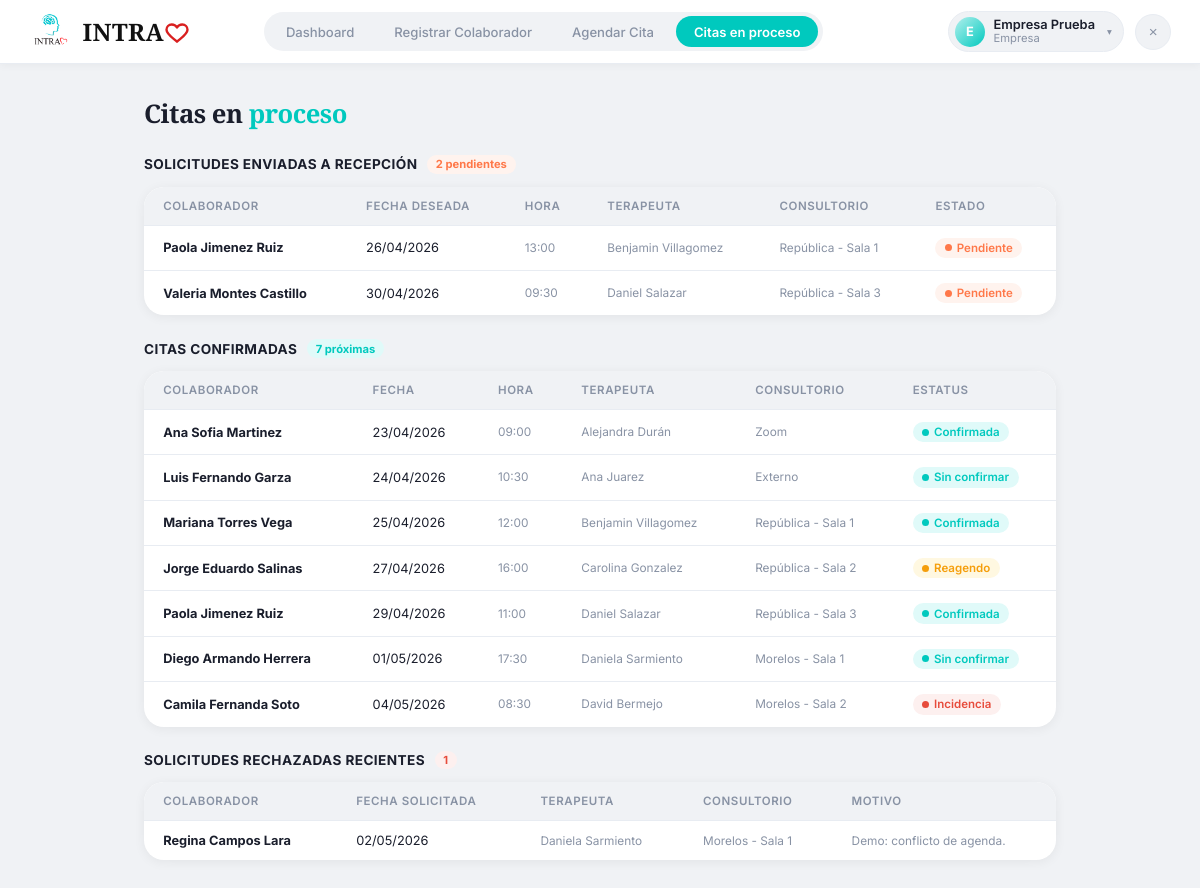
Page /empresa/citas-en-proceso/ (signed in) on the earlier database version.
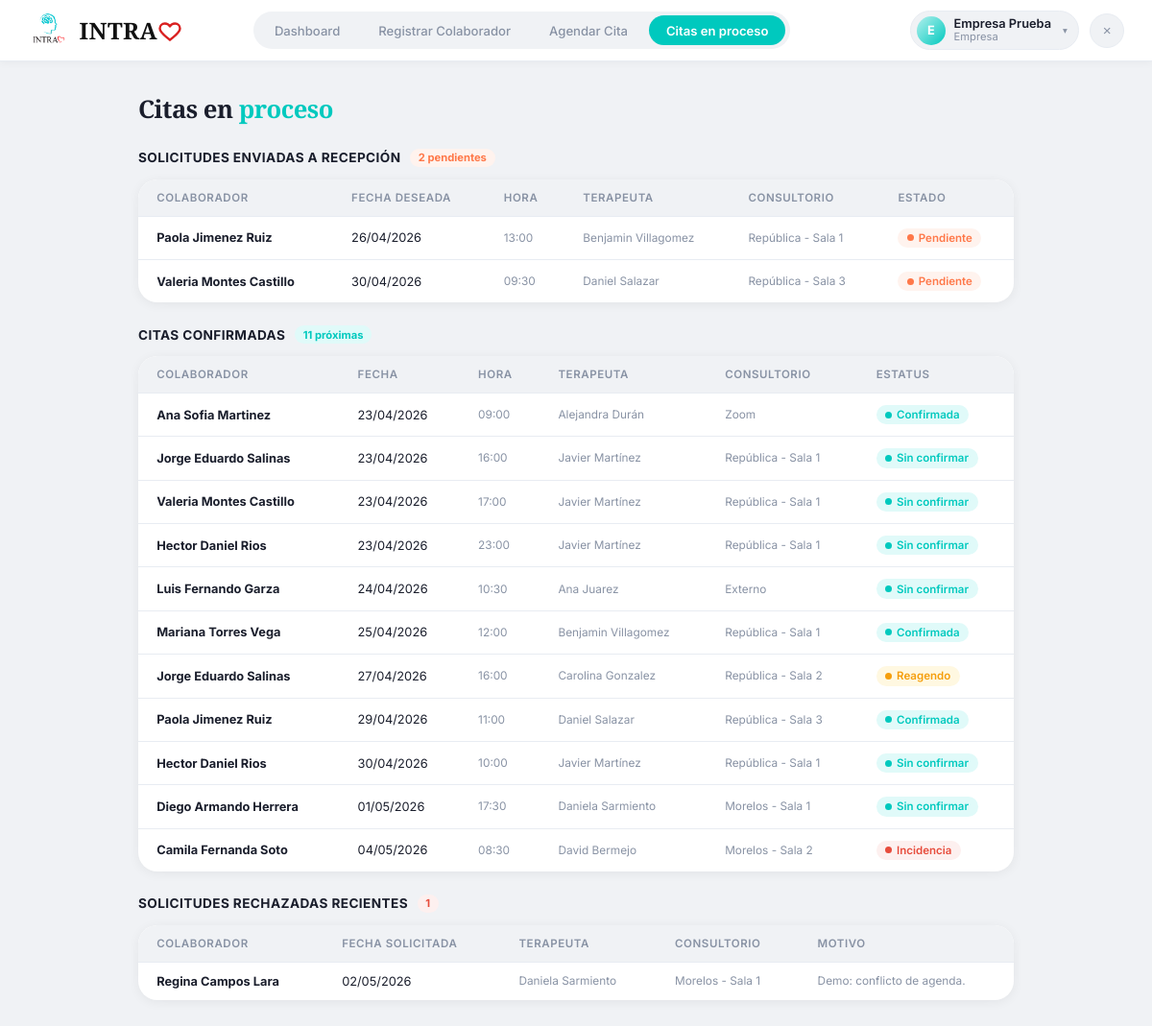
Same page on the later database version.
### clinica/models.py (models this page shows, shortened)
class Empresa(models.Model):
    usuario = models.OneToOneField(
        User, on_delete=models.SET_NULL, null=True, blank=True,
        related_name='perfil_empresa'
    )
    nombre = models.CharField(max_length=200)
    activo = models.BooleanField(default=True)
    division = models.ForeignKey(
        'Division', on_delete=models.SET_NULL, null=True, blank=True,
        related_name='empresas'
    )
    class Meta:
        verbose_name = "Empresa"
        verbose_name_plural = "Empresas"

class SolicitudCita(models.Model):
    ESTADOS = [
        ('pendiente', 'Pendiente'),
        ('aceptada', 'Aceptada'),
        ('rechazada', 'Rechazada'),
    ]
    paciente_nombre = models.CharField(max_length=150)
    telefono = models.CharField(max_length=20)
    fecha_deseada = models.DateField()
    hora_deseada = models.TimeField(null=True, blank=True)
    terapeuta = models.ForeignKey('Terapeuta', on_delete=models.SET_NULL, null=True, blank=True)
    consultorio = models.ForeignKey('Consultorio', on_delete=models.SET_NULL, null=True, blank=True)
    notas_paciente = models.TextField(blank=True, null=True, help_text="Mensaje original del paciente")
    paciente  = models.ForeignKey('Paciente', on_delete=models.SET_NULL, null=True, blank=True, related_name='solicitudes')
    empresa   = models.ForeignKey('Empresa', on_delete=models.SET_NULL, null=True, blank=True, related_name='solicitudes')
    division  = models.ForeignKey('Division', on_delete=models.SET_NULL, null=True, blank=True)
    servicio  = models.ForeignKey('Servicio', on_delete=models.SET_NULL, null=True, blank=True)
    estado = models.CharField(max_length=20, choices=ESTADOS, default='pendiente')
    motivo_rechazo = models.TextField(blank=True, null=True, help_text="Razón enviada al paciente si se rechaza")
    fecha_creacion = models.DateTimeField(auto_now_add=True)

class Terapeuta(models.Model):
    usuario = models.OneToOneField(User, on_delete=models.SET_NULL, null=True, blank=True, related_name='perfil_terapeuta')
    nombre = models.CharField(max_length=100)
    activo = models.BooleanField(default=True)

class Consultorio(models.Model):
    SEDE_CHOICES = [
        ('republica',      'República'),
        ('morelos',        'Morelos'),
        ('colinas',        'Colinas'),
        ('trabajo_social', 'Trabajo Social'),
        ('zoom',           'Zoom / Online'),
        ('externo',        'Externo'),
    ]
    nombre = models.CharField(max_length=100)
    sede   = models.CharField(max_length=20, choices=SEDE_CHOICES, null=True, blank=True)

class Cita(models.Model):
    ESTATUS_CONFIRMADA = 'confirmada'
    ESTATUS_SIN_CONFIRMAR = 'sin_confirmar'
    ESTATUS_REAGENDO = 'reagendo'
    ESTATUS_CANCELO = 'cancelo'
    ESTATUS_SI_ASISTIO = 'si_asistio'
    ESTATUS_NO_ASISTIO = 'no_asistio'
    ESTATUS_INCIDENCIA = 'incidencia'
    ESTATUS_CHOICES = [
        (ESTATUS_CONFIRMADA, 'Confirmada'),
        (ESTATUS_SIN_CONFIRMAR, 'Sin confirmar'),
        (ESTATUS_REAGENDO, 'Reagendo'),
        (ESTATUS_CANCELO, 'Cancelo'),
        (ESTATUS_SI_ASISTIO, 'Si asistio'),
        (ESTATUS_NO_ASISTIO, 'No asistio'),
        (ESTATUS_INCIDENCIA, 'Incidencia'),
    ]
    ESTATUS_ACTIVOS = (
        ESTATUS_CONFIRMADA,
        ESTATUS_SIN_CONFIRMAR,
        ESTATUS_REAGENDO,
        ESTATUS_INCIDENCIA,
    )
    TIPO_NUEVO = 'N'
    TIPO_REFERIDO = 'R'
    TIPO_SEGUIMIENTO = 'S'
    TIPO_PACIENTE_CHOICES = [
        (TIPO_NUEVO, 'Nuevo'),
        (TIPO_REFERIDO, 'Referido'),
        (TIPO_SEGUIMIENTO, 'Seguimiento'),
    ]
    PAGO_CHOICES = [
        ('Terminal', 'Terminal'),
        ('Transferencia', 'Transferencia'),
        ('Efectivo', 'Efectivo'),
        ('Pase', 'Pase'),
    ]
    paciente = models.ForeignKey(Paciente, on_delete=models.CASCADE, related_name='citas')
    pacientes_adicionales = models.ManyToManyField(
        Paciente,
        blank=True,
        related_name='citas_como_adicional',
    )
    expediente_grupal = models.ForeignKey(
        'ExpedienteGrupal',
        on_delete=models.SET_NULL,
        null=True,
        blank=True,
        related_name='citas',
    )
    fecha = models.DateField()
    hora = models.TimeField()
    tipo_paciente = models.CharField(
        max_length=1,
        choices=TIPO_PACIENTE_CHOICES,
        default=TIPO_SEGUIMIENTO,
    )
    division = models.ForeignKey(Division, on_delete=models.SET_NULL, null=True)
    consultorio = models.ForeignKey(Consultorio, on_delete=models.SET_NULL, null=True)
    servicio = models.ForeignKey(Servicio, on_delete=models.SET_NULL, null=True)
    terapeuta = models.ForeignKey(Terapeuta, on_delete=models.SET_NULL, null=True)
    costo = models.DecimalField(max_digits=10, decimal_places=2, null=True, blank=True)
    metodo_pago = models.CharField(
        max_length=50,
        choices=PAGO_CHOICES,
        null=True,
        blank=True,
    )
    estatus = models.CharField(
        max_length=20,
        choices=ESTATUS_CHOICES,
        default=ESTATUS_SIN_CONFIRMAR,
    )
    folio_fiscal = models.CharField(max_length=100, blank=True, null=True)
    notas = models.TextField(blank=True, null=True)
    tiene_descuento = models.BooleanField(
        null=True, blank=True,
        help_text="Indica si el paciente tiene descuento / estudio socioeconómico activo al momento de la cita."
    )
    class Meta:
        verbose_name = "Cita"
        verbose_name_plural = "Citas"
        ordering = ['-fecha', '-hora']

class Paciente(models.Model):
    TIPO_CONTACTO_CHOICES = [
        ('propio', 'Propio'),
        ('madre', 'Madre'),
        ('padre', 'Padre'),
        ('pareja', 'Pareja'),
        ('otro', 'Otro'),
    ]
    SEXO_CHOICES = [
        ('Femenino', 'Femenino'),
        ('Masculino', 'Masculino'),
    ]
    usuario = models.OneToOneField(User, on_delete=models.SET_NULL, null=True, blank=True, related_name='perfil_paciente')
    nombre = models.CharField(max_length=200, verbose_name="Nombre Completo")
    fecha_nacimiento = models.DateField(verbose_name="Fecha de Nacimiento")
    nombre_normalizado = models.CharField(max_length=200, blank=True, editable=False)
    sexo = models.CharField(
        max_length=20,
        choices=SEXO_CHOICES,
        default='Femenino',
        verbose_name="Sexo"
    )
    telefono = models.CharField(max_length=20, verbose_name="Teléfono (WhatsApp)")
    identidad_contacto = models.CharField(max_length=20, choices=TIPO_CONTACTO_CHOICES, default='propio')
    servicio_inicial = models.ForeignKey('Servicio', on_delete=models.SET_NULL, null=True, verbose_name="Servicio Inicial")
    consentimiento_firmado = models.FileField(upload_to='documentos/', blank=True, null=True)
    estudio_socioeconomico = models.FileField(upload_to='documentos/', blank=True, null=True)
    apertura_expediente = models.FileField(upload_to='documentos/', blank=True, null=True)
    resumen_clinico = models.TextField(blank=True, null=True)
    empresa = models.ForeignKey(
        'Empresa', on_delete=models.SET_NULL, null=True, blank=True,
        related_name='pacientes'
    )
    pacientes_relacionados = models.ManyToManyField('self', blank=True, symmetrical=True)
    enlace_resultados = models.URLField(blank=True, null=True)
    fecha_registro = models.DateTimeField(auto_now_add=True)
    class Meta:
        verbose_name = "Paciente"
        verbose_name_plural = "Pacientes"

### clinica/views.py (the view)
# urls.py: path('empresa/citas-en-proceso/', clinica_views.citas_en_proceso_empresa, name='citas_en_proceso_empresa'),
@login_required
def citas_en_proceso_empresa(request):
    if not hasattr(request.user, 'perfil_empresa'):
        return redirect('home')
    mi_empresa = request.user.perfil_empresa
    hoy = date.today()
    solicitudes_pendientes = SolicitudCita.objects.filter(
        empresa=mi_empresa,
        estado='pendiente',
    ).select_related('paciente', 'terapeuta', 'consultorio').order_by('fecha_deseada', 'hora_deseada')
    solicitudes_rechazadas = SolicitudCita.objects.filter(
        empresa=mi_empresa,
        estado='rechazada',
    ).select_related('paciente', 'terapeuta').order_by('-fecha_creacion')[:10]
    citas_proximas = Cita.objects.filter(
        paciente__empresa=mi_empresa,
        fecha__gte=hoy,
        estatus__in=Cita.ESTATUS_ACTIVOS,
    ).select_related('paciente', 'terapeuta', 'consultorio').order_by('fecha', 'hora')
    return render(request, 'clinica/citas_en_proceso_empresa.html', {
        'empresa': mi_empresa,
        'solicitudes_pendientes': solicitudes_pendientes,
        'solicitudes_rechazadas': solicitudes_rechazadas,
        'citas_proximas': citas_proximas,
        'hoy': hoy,
    })

### clinica/templates/clinica/citas_en_proceso_empresa.html (shortened to what this page needs)
{% load static %}
<!DOCTYPE html>
<html lang="es">
<head>
</head>
<body>
  <header>
    <a href="{% url 'portal_empresa' %}" class="logo">
      <div class="logo-icon">
        <img src="{% static 'clinica/images/logo.png' %}" alt="INTRA Logo" width="44" height="44" style="object-fit:contain;">
      </div>
      <span class="logo-text">
        INTRA
        <span class="logo-heart">
        </span>
      </span>
    </a>
    <nav>
      <a href="{% url 'portal_empresa' %}">Dashboard</a>
      <a href="{% url 'registrar_paciente_empresa' %}">Registrar Colaborador</a>
      <a href="{% url 'agendar_cita_empresa' %}">Agendar Cita</a>
      <a href="{% url 'citas_en_proceso_empresa' %}" class="active">Citas en proceso</a>
    </nav>
    <div class="header-actions">
      <div class="user-pill">
        <div class="avatar">{{ empresa.nombre|slice:":1"|upper }}</div>
        <div class="user-info">
          <div class="name">{{ empresa.nombre }}</div>
          <div class="handle">Empresa</div>
        </div>
        <span style="font-size:.6rem;color:var(--muted);margin-left:.2rem;">▾</span>
      </div>
      <form method="post" action="{% url 'logout' %}" style="display:inline;">
        <button type="submit" class="icon-btn" title="Cerrar sesión">×</button>
      </form>
    </div>
  </header>
  <main>
    <h1 class="page-title animate-in">Citas en <span>proceso</span></h1>
    <div class="animate-in">
      <div class="section-label">
        <h2>Solicitudes enviadas a recepción</h2>
        <span class="badge badge-orange">{{ solicitudes_pendientes.count }} pendiente{{ solicitudes_pendientes.count|pluralize:"s" }}</span>
      </div>
      <div class="card">
        <table>
          <thead>
            <tr>
              <th>Colaborador</th>
              <th>Fecha deseada</th>
              <th class="hide-mobile">Hora</th>
              <th class="hide-mobile">Terapeuta</th>
              <th class="hide-mobile">Consultorio</th>
              <th>Estado</th>
            </tr>
          </thead>
          <tbody>
            {% if solicitudes_pendientes %}
              {% for s in solicitudes_pendientes %}
              <tr>
                <td>
                  <strong>{{ s.paciente_nombre }}</strong>
                </td>
                <td>{{ s.fecha_deseada|date:"d/m/Y" }}</td>
                <td class="hide-mobile td-muted">
                  {% if s.hora_deseada %}{{ s.hora_deseada|time:"H:i" }}{% else %}—{% endif %}
                </td>
                <td class="hide-mobile td-muted">
                  {% if s.terapeuta %}{{ s.terapeuta.nombre }}{% else %}—{% endif %}
                </td>
                <td class="hide-mobile td-muted">
                  {% if s.consultorio %}{{ s.consultorio.nombre }}{% else %}—{% endif %}
                </td>
                <td>
                  <span class="status-pill status-pendiente">
                    <span class="dot-pulse"></span>
                    Pendiente
                  </span>
                </td>
              </tr>
              {% endfor %}
            {% endif %}
          </tbody>
        </table>
      </div>
    </div>
    <div class="animate-in">
      <div class="section-label">
        <h2>Citas confirmadas</h2>
        <span class="badge badge-cyan">{{ citas_proximas.count }} próxima{{ citas_proximas.count|pluralize:"s" }}</span>
      </div>
      <div class="card">
        <table>
          <thead>
            <tr>
              <th>Colaborador</th>
              <th>Fecha</th>
              <th class="hide-mobile">Hora</th>
              <th class="hide-mobile">Terapeuta</th>
              <th class="hide-mobile">Consultorio</th>
              <th>Estatus</th>
            </tr>
          </thead>
          <tbody>
            {% if citas_proximas %}
              {% for cita in citas_proximas %}
              <tr>
                <td><strong>{{ cita.paciente.nombre }}</strong></td>
                <td>{{ cita.fecha|date:"d/m/Y" }}</td>
                <td class="hide-mobile td-muted">{{ cita.hora|time:"H:i" }}</td>
                <td class="hide-mobile td-muted">
                  {% if cita.terapeuta %}{{ cita.terapeuta.nombre }}{% else %}—{% endif %}
                </td>
                <td class="hide-mobile td-muted">
                  {% if cita.consultorio %}{{ cita.consultorio.nombre }}{% else %}—{% endif %}
                </td>
                <td>
                  <span class="status-pill status-{{ cita.estatus }}">
                    <span class="dot-pulse"></span>
                    {{ cita.get_estatus_display }}
                  </span>
                </td>
              </tr>
              {% endfor %}
            {% endif %}
          </tbody>
        </table>
      </div>
    </div>
    {% if solicitudes_rechazadas %}
    <div class="animate-in">
      <div class="section-label">
        <h2>Solicitudes rechazadas recientes</h2>
        <span class="badge badge-red">{{ solicitudes_rechazadas|length }}</span>
      </div>
      <div class="card">
        <table>
          <thead>
            <tr>
              <th>Colaborador</th>
              <th>Fecha solicitada</th>
              <th class="hide-mobile">Terapeuta</th>
              <th class="hide-mobile">Consultorio</th>
              <th>Motivo</th>
            </tr>
          </thead>
          <tbody>
            {% for s in solicitudes_rechazadas %}
            <tr>
              <td><strong>{{ s.paciente_nombre }}</strong></td>
              <td>{{ s.fecha_deseada|date:"d/m/Y" }}</td>
              <td class="hide-mobile td-muted">
                {% if s.terapeuta %}{{ s.terapeuta.nombre }}{% else %}—{% endif %}
              </td>
              <td class="hide-mobile td-muted">
                {% if s.consultorio %}{{ s.consultorio.nombre }}{% else %}—{% endif %}
              </td>
              <td class="td-muted">
                {{ s.motivo_rechazo|default:"Sin motivo registrado" }}
              </td>
            </tr>
            {% endfor %}
          </tbody>
        </table>
      </div>
    </div>
    {% endif %}
  </main>
</body>
</html>

Differences in the rows shown:
added Cita: paciente.nombre "Jorge Eduardo Salinas", fecha "23/04/2026", hora "16:00", terapeuta.nombre "Javier Martínez", consultorio.nombre "República - Sala 1", estatus "Sin confirmar"
added Cita: paciente.nombre "Valeria Montes Castillo", fecha "23/04/2026", hora "17:00", terapeuta.nombre "Javier Martínez", consultorio.nombre "República - Sala 1", estatus "Sin confirmar"
added Cita: paciente.nombre "Hector Daniel Rios", fecha "23/04/2026", hora "23:00", terapeuta.nombre "Javier Martínez", consultorio.nombre "República - Sala 1", estatus "Sin confirmar"
added Cita: paciente.nombre "Hector Daniel Rios", fecha "30/04/2026", hora "10:00", terapeuta.nombre "Javier Martínez", consultorio.nombre "República - Sala 1", estatus "Sin confirmar"
Other differences:
{{ citas_proximas.count }}: "7" → "11"
